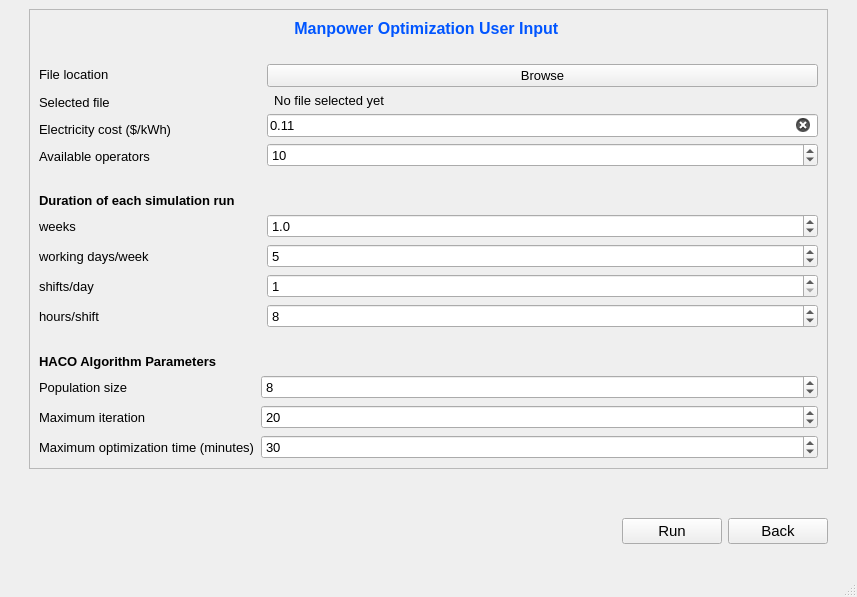
<?xml version="1.0" encoding="UTF-8"?>
<ui version="4.0">
 <class>MainWindow</class>
 <widget class="QMainWindow" name="MainWindow">
  <property name="geometry">
   <rect>
    <x>0</x>
    <y>0</y>
    <width>857</width>
    <height>597</height>
   </rect>
  </property>
  <property name="font">
   <font>
    <pointsize>12</pointsize>
    <weight>50</weight>
    <bold>false</bold>
   </font>
  </property>
  <property name="windowTitle">
   <string>Process Modeling</string>
  </property>
  <property name="windowOpacity">
   <double>1.000000000000000</double>
  </property>
  <property name="styleSheet">
   <string notr="true"/>
  </property>
  <widget class="QWidget" name="centralwidget">
   <layout class="QGridLayout" name="gridLayout_2">
    <item row="0" column="2" rowspan="2">
     <spacer name="verticalSpacer_3">
      <property name="orientation">
       <enum>Qt::Vertical</enum>
      </property>
      <property name="sizeHint" stdset="0">
       <size>
        <width>20</width>
        <height>40</height>
       </size>
      </property>
     </spacer>
    </item>
    <item row="0" column="0" rowspan="2">
     <spacer name="verticalSpacer_2">
      <property name="orientation">
       <enum>Qt::Vertical</enum>
      </property>
      <property name="sizeHint" stdset="0">
       <size>
        <width>20</width>
        <height>40</height>
       </size>
      </property>
     </spacer>
    </item>
    <item row="2" column="1">
     <spacer name="horizontalSpacer_6">
      <property name="orientation">
       <enum>Qt::Horizontal</enum>
      </property>
      <property name="sizeHint" stdset="0">
       <size>
        <width>40</width>
        <height>20</height>
       </size>
      </property>
     </spacer>
    </item>
    <item row="1" column="1">
     <layout class="QVBoxLayout" name="verticalLayout">
      <item>
       <spacer name="verticalSpacer">
        <property name="orientation">
         <enum>Qt::Vertical</enum>
        </property>
        <property name="sizeHint" stdset="0">
         <size>
          <width>20</width>
          <height>118</height>
         </size>
        </property>
       </spacer>
      </item>
      <item>
       <layout class="QHBoxLayout" name="horizontalLayout_4">
        <item>
         <spacer name="horizontalSpacer_3">
          <property name="orientation">
           <enum>Qt::Horizontal</enum>
          </property>
          <property name="sizeHint" stdset="0">
           <size>
            <width>138</width>
            <height>20</height>
           </size>
          </property>
         </spacer>
        </item>
        <item>
         <widget class="QPushButton" name="run_btn">
          <property name="minimumSize">
           <size>
            <width>100</width>
            <height>0</height>
           </size>
          </property>
          <property name="font">
           <font>
            <family>Arial</family>
            <pointsize>11</pointsize>
            <weight>50</weight>
            <italic>false</italic>
            <bold>false</bold>
           </font>
          </property>
          <property name="styleSheet">
           <string notr="true"/>
          </property>
          <property name="text">
           <string>Run</string>
          </property>
         </widget>
        </item>
        <item>
         <widget class="QPushButton" name="back_btn">
          <property name="minimumSize">
           <size>
            <width>100</width>
            <height>0</height>
           </size>
          </property>
          <property name="font">
           <font>
            <family>Arial</family>
            <pointsize>11</pointsize>
            <weight>50</weight>
            <italic>false</italic>
            <bold>false</bold>
           </font>
          </property>
          <property name="styleSheet">
           <string notr="true"/>
          </property>
          <property name="text">
           <string>Back</string>
          </property>
         </widget>
        </item>
       </layout>
      </item>
     </layout>
    </item>
    <item row="0" column="1">
     <widget class="QFrame" name="frame_2">
      <property name="styleSheet">
       <string notr="true"/>
      </property>
      <property name="frameShape">
       <enum>QFrame::StyledPanel</enum>
      </property>
      <property name="frameShadow">
       <enum>QFrame::Raised</enum>
      </property>
      <layout class="QGridLayout" name="gridLayout">
       <item row="4" column="0">
        <layout class="QVBoxLayout" name="verticalLayout_5">
         <item>
          <widget class="QLabel" name="label_22">
           <property name="font">
            <font>
             <pointsize>10</pointsize>
             <weight>50</weight>
             <bold>false</bold>
            </font>
           </property>
           <property name="styleSheet">
            <string notr="true"/>
           </property>
           <property name="text">
            <string>weeks</string>
           </property>
          </widget>
         </item>
         <item>
          <widget class="QLabel" name="label_23">
           <property name="font">
            <font>
             <pointsize>10</pointsize>
             <weight>50</weight>
             <bold>false</bold>
            </font>
           </property>
           <property name="styleSheet">
            <string notr="true"/>
           </property>
           <property name="text">
            <string>working days/week</string>
           </property>
          </widget>
         </item>
         <item>
          <widget class="QLabel" name="label_24">
           <property name="font">
            <font>
             <pointsize>10</pointsize>
             <weight>50</weight>
             <bold>false</bold>
            </font>
           </property>
           <property name="styleSheet">
            <string notr="true"/>
           </property>
           <property name="text">
            <string>shifts/day</string>
           </property>
          </widget>
         </item>
         <item>
          <widget class="QLabel" name="label_25">
           <property name="font">
            <font>
             <pointsize>10</pointsize>
             <weight>50</weight>
             <bold>false</bold>
            </font>
           </property>
           <property name="styleSheet">
            <string notr="true"/>
           </property>
           <property name="text">
            <string>hours/shift</string>
           </property>
          </widget>
         </item>
        </layout>
       </item>
       <item row="4" column="2">
        <layout class="QVBoxLayout" name="verticalLayout_4">
         <item>
          <widget class="QDoubleSpinBox" name="spin_box_weeks">
           <property name="font">
            <font>
             <pointsize>10</pointsize>
            </font>
           </property>
           <property name="styleSheet">
            <string notr="true"/>
           </property>
           <property name="decimals">
            <number>1</number>
           </property>
           <property name="minimum">
            <double>0.100000000000000</double>
           </property>
           <property name="maximum">
            <double>500.000000000000000</double>
           </property>
           <property name="value">
            <double>1.000000000000000</double>
           </property>
          </widget>
         </item>
         <item>
          <widget class="QSpinBox" name="spin_box_days">
           <property name="font">
            <font>
             <pointsize>10</pointsize>
            </font>
           </property>
           <property name="mouseTracking">
            <bool>true</bool>
           </property>
           <property name="styleSheet">
            <string notr="true"/>
           </property>
           <property name="minimum">
            <number>1</number>
           </property>
           <property name="maximum">
            <number>7</number>
           </property>
           <property name="value">
            <number>5</number>
           </property>
          </widget>
         </item>
         <item>
          <widget class="QSpinBox" name="spin_box_shifts">
           <property name="font">
            <font>
             <pointsize>10</pointsize>
            </font>
           </property>
           <property name="mouseTracking">
            <bool>true</bool>
           </property>
           <property name="styleSheet">
            <string notr="true"/>
           </property>
           <property name="minimum">
            <number>1</number>
           </property>
           <property name="maximum">
            <number>4</number>
           </property>
           <property name="value">
            <number>1</number>
           </property>
          </widget>
         </item>
         <item>
          <widget class="QSpinBox" name="spin_box_hours">
           <property name="font">
            <font>
             <pointsize>10</pointsize>
            </font>
           </property>
           <property name="mouseTracking">
            <bool>true</bool>
           </property>
           <property name="styleSheet">
            <string notr="true"/>
           </property>
           <property name="minimum">
            <number>1</number>
           </property>
           <property name="maximum">
            <number>24</number>
           </property>
           <property name="value">
            <number>8</number>
           </property>
          </widget>
         </item>
        </layout>
       </item>
       <item row="5" column="0" colspan="3">
        <spacer name="horizontalSpacer_2">
         <property name="orientation">
          <enum>Qt::Horizontal</enum>
         </property>
         <property name="sizeHint" stdset="0">
          <size>
           <width>40</width>
           <height>20</height>
          </size>
         </property>
        </spacer>
       </item>
       <item row="2" column="2">
        <layout class="QVBoxLayout" name="verticalLayout_2">
         <item>
          <widget class="QPushButton" name="browse_btn">
           <property name="minimumSize">
            <size>
             <width>0</width>
             <height>0</height>
            </size>
           </property>
           <property name="font">
            <font>
             <family>Arial</family>
             <pointsize>10</pointsize>
             <weight>50</weight>
             <italic>false</italic>
             <bold>false</bold>
            </font>
           </property>
           <property name="styleSheet">
            <string notr="true"/>
           </property>
           <property name="text">
            <string>Browse</string>
           </property>
          </widget>
         </item>
         <item>
          <widget class="QLabel" name="selected_file_box">
           <property name="font">
            <font>
             <pointsize>10</pointsize>
            </font>
           </property>
           <property name="styleSheet">
            <string notr="true"/>
           </property>
           <property name="text">
            <string>  No file selected yet</string>
           </property>
           <property name="wordWrap">
            <bool>false</bool>
           </property>
          </widget>
         </item>
         <item>
          <widget class="QLineEdit" name="energy_cost_per_kwh">
           <property name="font">
            <font>
             <pointsize>10</pointsize>
            </font>
           </property>
           <property name="styleSheet">
            <string notr="true"/>
           </property>
           <property name="text">
            <string>0.11</string>
           </property>
           <property name="clearButtonEnabled">
            <bool>true</bool>
           </property>
          </widget>
         </item>
         <item>
          <widget class="QSpinBox" name="spin_box_available_operators">
           <property name="font">
            <font>
             <pointsize>10</pointsize>
            </font>
           </property>
           <property name="mouseTracking">
            <bool>true</bool>
           </property>
           <property name="styleSheet">
            <string notr="true"/>
           </property>
           <property name="minimum">
            <number>1</number>
           </property>
           <property name="maximum">
            <number>10000</number>
           </property>
           <property name="value">
            <number>10</number>
           </property>
          </widget>
         </item>
        </layout>
       </item>
       <item row="6" column="0">
        <widget class="QLabel" name="label_20">
         <property name="font">
          <font>
           <pointsize>10</pointsize>
           <weight>75</weight>
           <bold>true</bold>
          </font>
         </property>
         <property name="toolTip">
          <string/>
         </property>
         <property name="styleSheet">
          <string notr="true"/>
         </property>
         <property name="text">
          <string>HACO Algorithm Parameters</string>
         </property>
        </widget>
       </item>
       <item row="2" column="0">
        <layout class="QVBoxLayout" name="verticalLayout_3">
         <item>
          <widget class="QLabel" name="label_17">
           <property name="font">
            <font>
             <pointsize>10</pointsize>
             <weight>50</weight>
             <bold>false</bold>
            </font>
           </property>
           <property name="styleSheet">
            <string notr="true"/>
           </property>
           <property name="text">
            <string>File location</string>
           </property>
          </widget>
         </item>
         <item>
          <widget class="QLabel" name="label_18">
           <property name="font">
            <font>
             <pointsize>10</pointsize>
             <weight>50</weight>
             <bold>false</bold>
            </font>
           </property>
           <property name="styleSheet">
            <string notr="true"/>
           </property>
           <property name="text">
            <string>Selected file</string>
           </property>
          </widget>
         </item>
         <item>
          <widget class="QLabel" name="label_16">
           <property name="font">
            <font>
             <pointsize>10</pointsize>
             <weight>50</weight>
             <bold>false</bold>
            </font>
           </property>
           <property name="styleSheet">
            <string notr="true"/>
           </property>
           <property name="text">
            <string>Electricity cost ($/kWh)</string>
           </property>
          </widget>
         </item>
         <item>
          <widget class="QLabel" name="label_15">
           <property name="font">
            <font>
             <pointsize>10</pointsize>
             <weight>50</weight>
             <bold>false</bold>
            </font>
           </property>
           <property name="toolTip">
            <string>&lt;html&gt;&lt;head/&gt;&lt;body&gt;&lt;p&gt;&lt;span style=&quot; color:#000000;&quot;&gt;Total number of operators available in the manual and dismantling workstations&lt;/span&gt;&lt;/p&gt;&lt;/body&gt;&lt;/html&gt;</string>
           </property>
           <property name="styleSheet">
            <string notr="true"/>
           </property>
           <property name="text">
            <string>Available operators</string>
           </property>
          </widget>
         </item>
        </layout>
       </item>
       <item row="0" column="0" colspan="3">
        <widget class="QLabel" name="title">
         <property name="font">
          <font>
           <pointsize>12</pointsize>
           <weight>75</weight>
           <bold>true</bold>
           <underline>false</underline>
          </font>
         </property>
         <property name="styleSheet">
          <string notr="true">color: rgb(0, 85, 255);</string>
         </property>
         <property name="text">
          <string>Manpower Optimization User Input </string>
         </property>
         <property name="alignment">
          <set>Qt::AlignCenter</set>
         </property>
        </widget>
       </item>
       <item row="3" column="0" colspan="3">
        <layout class="QVBoxLayout" name="verticalLayout_6">
         <item>
          <spacer name="horizontalSpacer">
           <property name="orientation">
            <enum>Qt::Horizontal</enum>
           </property>
           <property name="sizeHint" stdset="0">
            <size>
             <width>40</width>
             <height>20</height>
            </size>
           </property>
          </spacer>
         </item>
         <item>
          <widget class="QLabel" name="label_19">
           <property name="font">
            <font>
             <pointsize>10</pointsize>
             <weight>75</weight>
             <bold>true</bold>
            </font>
           </property>
           <property name="toolTip">
            <string/>
           </property>
           <property name="styleSheet">
            <string notr="true"/>
           </property>
           <property name="text">
            <string>Duration of each simulation run</string>
           </property>
          </widget>
         </item>
        </layout>
       </item>
       <item row="1" column="0" colspan="3">
        <spacer name="horizontalSpacer_5">
         <property name="orientation">
          <enum>Qt::Horizontal</enum>
         </property>
         <property name="sizeHint" stdset="0">
          <size>
           <width>40</width>
           <height>20</height>
          </size>
         </property>
        </spacer>
       </item>
       <item row="11" column="1" colspan="2">
        <widget class="QSpinBox" name="spin_box_max_optimization_time">
         <property name="font">
          <font>
           <pointsize>10</pointsize>
          </font>
         </property>
         <property name="mouseTracking">
          <bool>true</bool>
         </property>
         <property name="styleSheet">
          <string notr="true"/>
         </property>
         <property name="minimum">
          <number>1</number>
         </property>
         <property name="maximum">
          <number>100000</number>
         </property>
         <property name="singleStep">
          <number>5</number>
         </property>
         <property name="value">
          <number>30</number>
         </property>
        </widget>
       </item>
       <item row="11" column="0">
        <widget class="QLabel" name="label_52">
         <property name="font">
          <font>
           <pointsize>10</pointsize>
           <weight>50</weight>
           <bold>false</bold>
          </font>
         </property>
         <property name="styleSheet">
          <string notr="true"/>
         </property>
         <property name="text">
          <string>Maximum optimization time (minutes)</string>
         </property>
        </widget>
       </item>
       <item row="7" column="0">
        <widget class="QLabel" name="label_26">
         <property name="font">
          <font>
           <pointsize>10</pointsize>
           <weight>50</weight>
           <bold>false</bold>
          </font>
         </property>
         <property name="styleSheet">
          <string notr="true"/>
         </property>
         <property name="text">
          <string>Population size</string>
         </property>
        </widget>
       </item>
       <item row="10" column="1" colspan="2">
        <widget class="QSpinBox" name="spin_box_maximum_iteration">
         <property name="font">
          <font>
           <pointsize>10</pointsize>
          </font>
         </property>
         <property name="mouseTracking">
          <bool>true</bool>
         </property>
         <property name="styleSheet">
          <string notr="true"/>
         </property>
         <property name="minimum">
          <number>1</number>
         </property>
         <property name="maximum">
          <number>1000</number>
         </property>
         <property name="value">
          <number>20</number>
         </property>
        </widget>
       </item>
       <item row="10" column="0">
        <widget class="QLabel" name="label_51">
         <property name="font">
          <font>
           <pointsize>10</pointsize>
           <weight>50</weight>
           <bold>false</bold>
          </font>
         </property>
         <property name="styleSheet">
          <string notr="true"/>
         </property>
         <property name="text">
          <string>Maximum iteration</string>
         </property>
        </widget>
       </item>
       <item row="7" column="1" colspan="2">
        <widget class="QSpinBox" name="spin_box_population_size">
         <property name="font">
          <font>
           <pointsize>10</pointsize>
          </font>
         </property>
         <property name="mouseTracking">
          <bool>true</bool>
         </property>
         <property name="styleSheet">
          <string notr="true"/>
         </property>
         <property name="minimum">
          <number>4</number>
         </property>
         <property name="maximum">
          <number>500</number>
         </property>
         <property name="value">
          <number>8</number>
         </property>
        </widget>
       </item>
      </layout>
     </widget>
    </item>
   </layout>
   <zorder>frame_2</zorder>
   <zorder>verticalSpacer_2</zorder>
   <zorder>verticalSpacer_3</zorder>
   <zorder>horizontalSpacer_6</zorder>
  </widget>
  <widget class="QMenuBar" name="menubar">
   <property name="geometry">
    <rect>
     <x>0</x>
     <y>0</y>
     <width>857</width>
     <height>21</height>
    </rect>
   </property>
  </widget>
  <widget class="QStatusBar" name="statusbar"/>
  <action name="actionSave">
   <property name="text">
    <string>Reset</string>
   </property>
  </action>
  <action name="actionExit">
   <property name="text">
    <string>Exit</string>
   </property>
  </action>
 </widget>
 <resources/>
 <connections/>
</ui>
